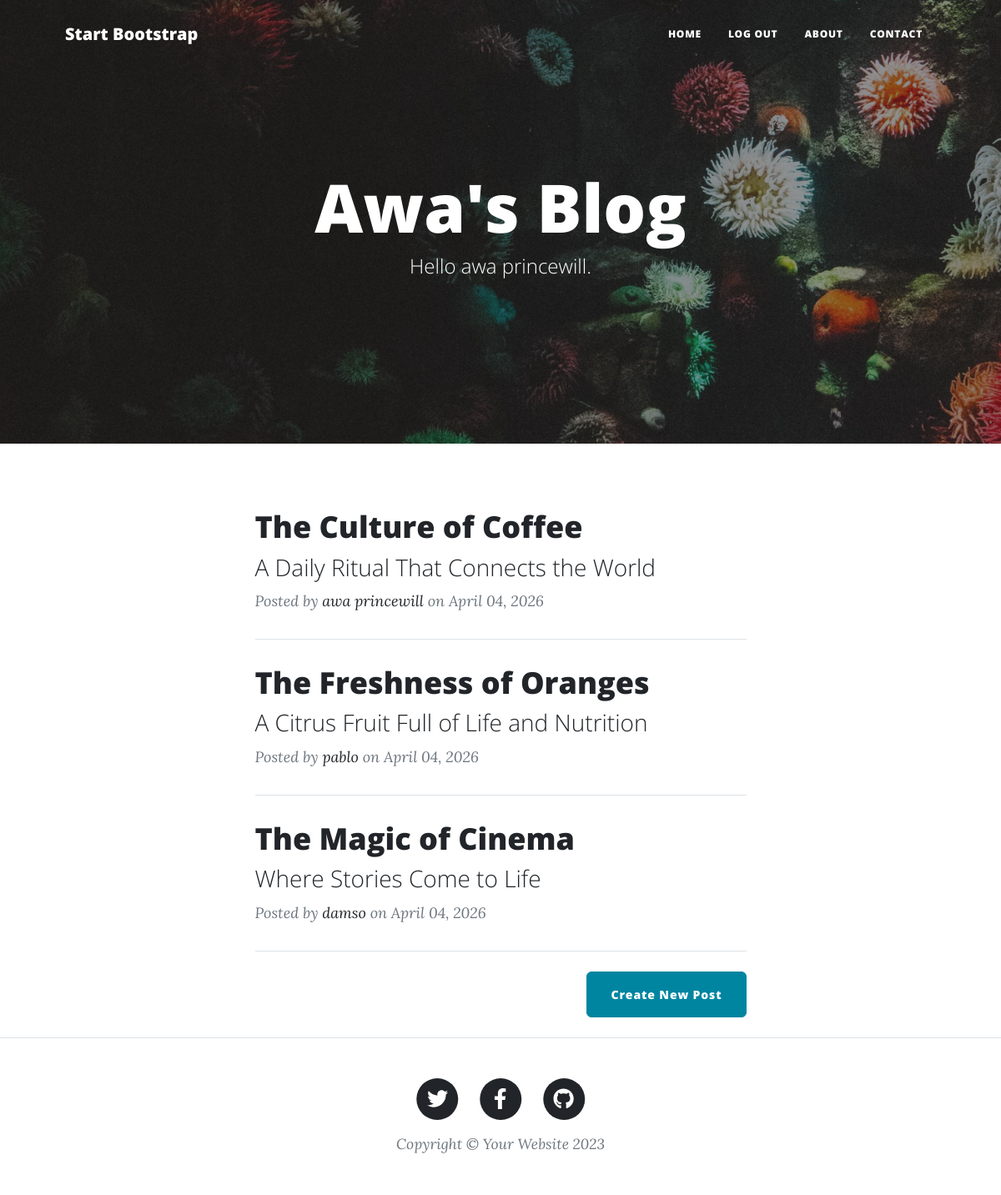
/ (signed in), run on the app's committed database.
### main.py (models this page shows)
class Users(UserMixin, db.Model):
    __tablename__ = "users"  # Define Users model inheriting from UserMixin
    id: Mapped[int] = mapped_column(Integer, primary_key=True)  # Primary key ID
    email: Mapped[str]= mapped_column(String(100), unique=True, nullable=False)  # Unique email
    password: Mapped[str] = mapped_column(String(1000), nullable=False)  # Hashed password
    name: Mapped[str] = mapped_column(String(250), nullable=False)  # User name
    posts = db.relationship("BlogPost", backref="author", lazy=True)  # Relationship to BlogPost
    comments = db.relationship("Comments", backref="comment_author", lazy=True )

class BlogPost(db.Model):  # Define BlogPost model
    __tablename__ = "blog_posts"  # Set table name
    id: Mapped[int] = mapped_column(Integer, primary_key=True)  # Primary key ID
    title: Mapped[str] = mapped_column(String(250), unique=True, nullable=False)  # Unique title
    subtitle: Mapped[str] = mapped_column(String(250), nullable=False)  # Subtitle
    date: Mapped[str] = mapped_column(String(250), nullable=False)  # Date string
    body: Mapped[str] = mapped_column(Text, nullable=False)  # Post body text
    img_url: Mapped[str] = mapped_column(String(250), nullable=False)  # Image URL
    author_id: Mapped[int] = mapped_column(Integer, ForeignKey("users.id"), nullable=False)  # Foreign key to Users
    comments = db.relationship("Comments", backref="parent_post", lazy=True)

### main.py (the view)
@app.route('/')  # Route for home page
def get_all_posts():
    result = db.session.execute(db.select(BlogPost))  # Query all blog posts
    posts = result.scalars().all()  # Get all posts
    return render_template("index.html", all_posts=posts, islogged_in = current_user.is_authenticated, user= current_user)  # Render index template

### main.py (called while the page is built)
@login_manager.user_loader
def load_user(user_id):
    return db.get_or_404(Users, user_id)  # Load user by ID from database

### templates/index.html (shortened to what this page needs)
{% include "header.html" %}
<header
  class="masthead"
  style="background-image: url('../static/assets/img/home-bg.jpg')"
>
  <div class="container position-relative px-4 px-lg-5">
    <div class="row gx-4 gx-lg-5 justify-content-center">
      <div class="col-md-10 col-lg-8 col-xl-7">
        <div class="site-heading">
          <h1>Awa's Blog</h1>
          <span class="subheading">Hello {{ user.name }}.</span>
        </div>
      </div>
    </div>
  </div>
</header>
<div class="container px-4 px-lg-5">
  <div class="row gx-4 gx-lg-5 justify-content-center">
    <div class="col-md-10 col-lg-8 col-xl-7">
      {% for post in all_posts %}
      <div class="post-preview">
        <a href="{{ url_for('show_post', post_id=post.id) }}">
          <h2 class="post-title">{{ post.title }}</h2>
          <h3 class="post-subtitle">{{ post.subtitle }}</h3>
        </a>
        <p class="post-meta">
          Posted by
          <a href="#">{{post.author.name}}</a>
          on {{post.date}}
        </p>
      </div>
      <hr class="my-4" />
      {% endfor %}
      {% if islogged_in %}
        <div class="d-flex justify-content-end mb-4">
          <a
            class="btn btn-primary float-right"
            href="{{url_for('add_new_post')}}"
            >Create New Post</a
          >
        </div>
      {% endif %}
    </div>
  </div>
</div>
{% include "footer.html" %}

### data on the page
Users: name "awa princewill"
BlogPost: title "The Culture of Coffee", subtitle "A Daily Ritual That Connects the World", author.name "awa princewill", date "April 04, 2026"
BlogPost: title "The Freshness of Oranges", subtitle "A Citrus Fruit Full of Life and Nutrition", author.name "pablo", date "April 04, 2026"
BlogPost: title "The Magic of Cinema", subtitle "Where Stories Come to Life", author.name "damso", date "April 04, 2026"
